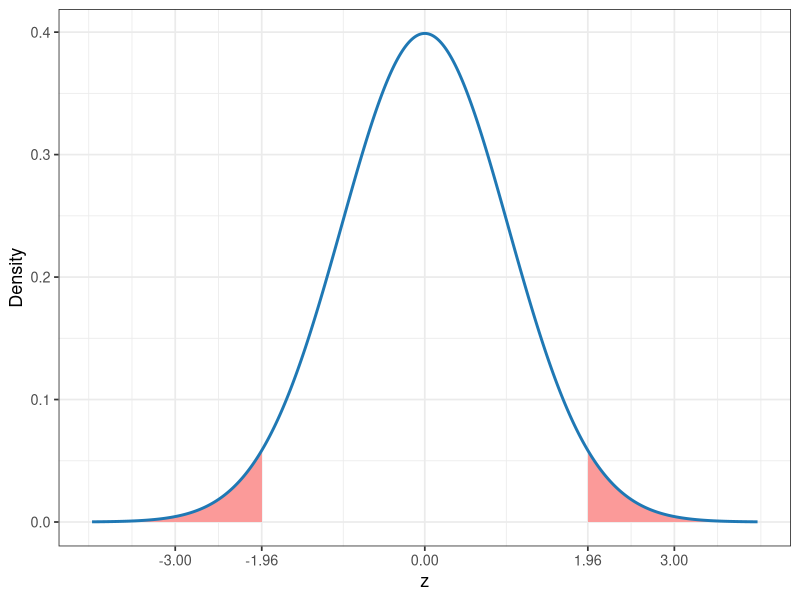
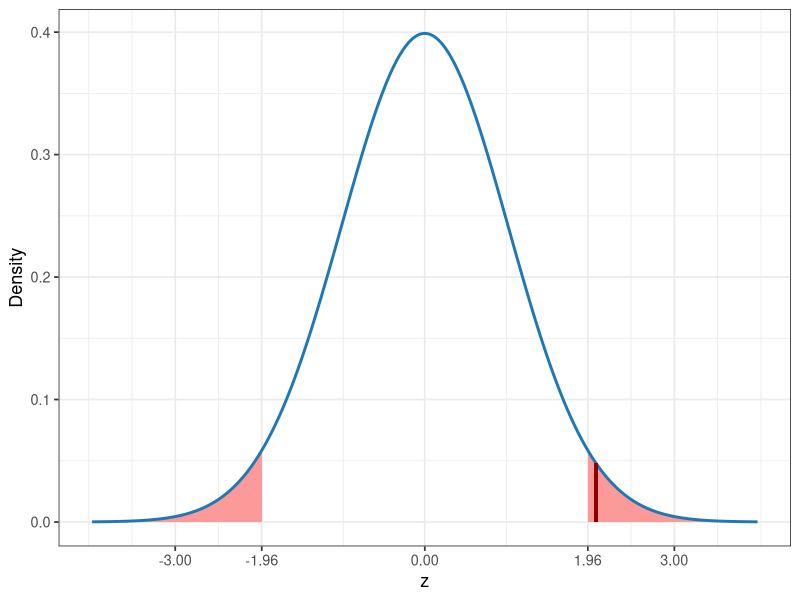
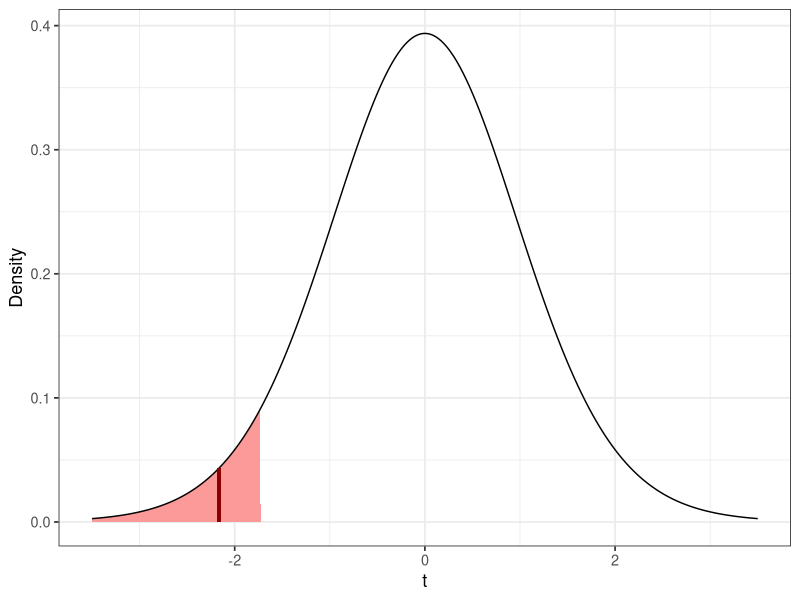
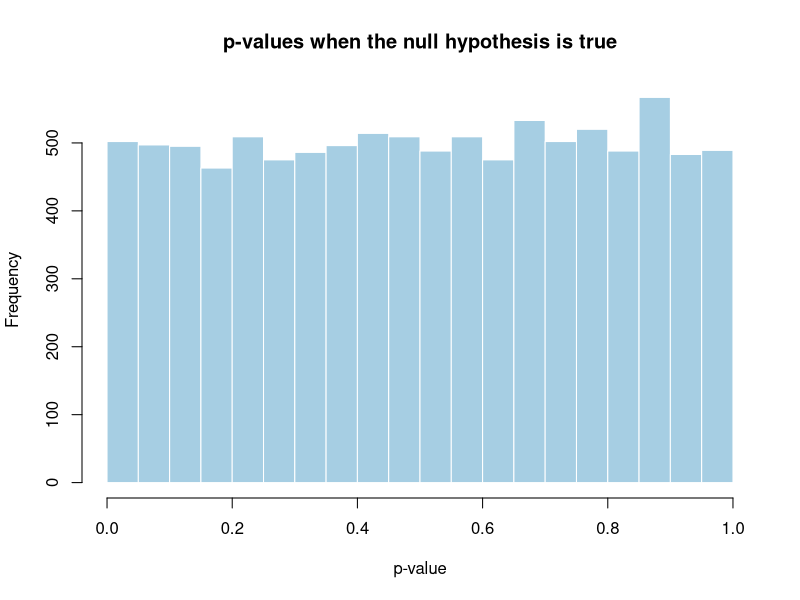

R code for these plots, in order:
## ---- chunk 1
knitr::opts_chunk$set(echo = TRUE, fig.width = 7, fig.height = 4, dpi = 110)
library(ggplot2)
library(RColorBrewer)
pal <- brewer.pal(8, "Paired")
theme_set(theme_bw(base_size = 13))
## ---- chunk 2
alpha <- 0.05
z_crit <- qnorm(1 - alpha / 2)
curve_data <- data.frame(x = seq(-4, 4, 0.01))
curve_data$y <- dnorm(curve_data$x)

p <- ggplot(curve_data, aes(x, y)) +
  geom_area(data = subset(curve_data, x < -z_crit), fill = pal[5]) +
  geom_area(data = subset(curve_data, x >  z_crit), fill = pal[5]) +
  geom_line(linewidth = 1, colour = pal[2]) +
  scale_x_continuous(breaks = round(c(-3, -z_crit, 0, z_crit, 3), 2)) +
  labs(x = "z", y = "Density")
p
## ---- chunk 3
set.seed(132)
x <- rnorm(50, mean = 0.2, sd = 1)
## ---- chunk 4
z <- (mean(x) - 0) / (1 / sqrt(50))
z
z_crit
## ---- chunk 5
p + geom_segment(x = z, xend = z, y = 0, yend = dnorm(z),
                 colour = "darkred", linewidth = 1.2)
## ---- chunk 6
p_value <- 2 * pnorm(-abs(z))
p_value
## ---- chunk 7
t_stat <- (38.5 - 40) / (3.1 / sqrt(20))
t_crit <- qt(0.05, df = 19)
c(t = t_stat, critical = t_crit, p = pt(t_stat, df = 19))
## ---- chunk 8
t_data <- data.frame(x = seq(-3.5, 3.5, 0.01))
t_data$y <- dt(t_data$x, df = 19)
ggplot(t_data, aes(x, y)) +
  geom_area(data = subset(t_data, x < t_crit), fill = pal[5]) +
  geom_line() +
  geom_segment(x = t_stat, xend = t_stat, y = 0, yend = dt(t_stat, 19),
               colour = "darkred", linewidth = 1.2) +
  labs(x = "t", y = "Density")
## ---- chunk 9
t_stat <- (41 - 40) / (4 / sqrt(20))
c(t = t_stat, critical = qt(0.95, df = 19), p = 1 - pt(t_stat, df = 19))
## ---- chunk 10
set.seed(1)
p_values <- replicate(10000, t.test(rnorm(30, mean = 0, sd = 1), mu = 0)$p.value)
mean(p_values < 0.05)
hist(p_values, breaks = 20, col = pal[1], border = "white",
     main = "p-values when the null hypothesis is true", xlab = "p-value")
